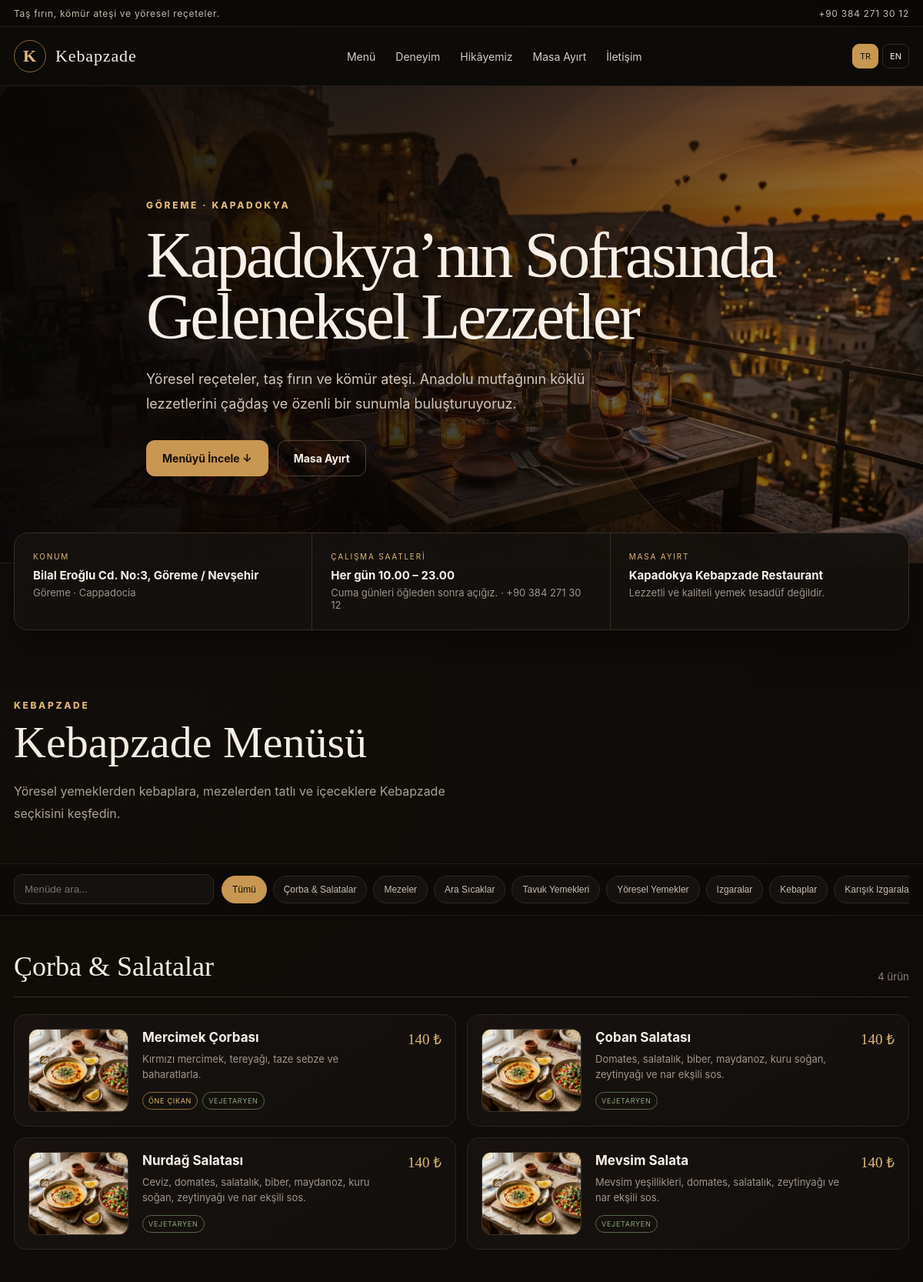
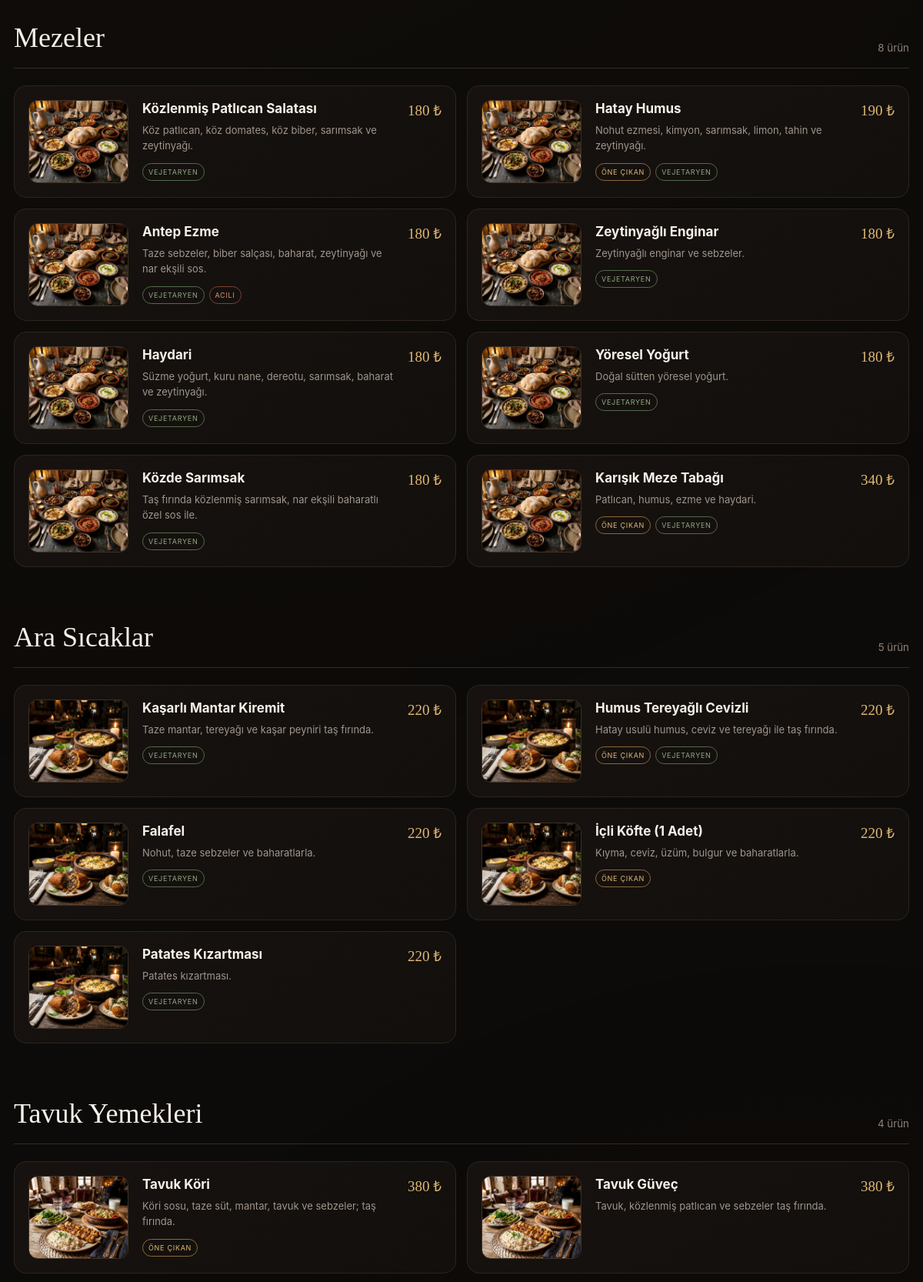
Page /restaurant.php (upper part) on the committed database (2 pictures, top to bottom).
### tables this page shows
CREATE TABLE `settings` (
  `key` varchar(120) NOT NULL,
  `value` text,
  PRIMARY KEY (`key`)
);

CREATE TABLE `categories` (
  `id` int unsigned NOT NULL AUTO_INCREMENT,
  `name_tr` varchar(160) NOT NULL,
  `name_en` varchar(160) DEFAULT NULL,
  `slug` varchar(190) NOT NULL,
  `description_tr` text,
  `description_en` text,
  `image_path` varchar(255) DEFAULT NULL,
  `sort_order` int NOT NULL DEFAULT '0',
  `is_active` tinyint(1) NOT NULL DEFAULT '1',
  `created_at` timestamp NULL DEFAULT CURRENT_TIMESTAMP,
  `updated_at` timestamp NULL DEFAULT CURRENT_TIMESTAMP ON UPDATE CURRENT_TIMESTAMP,
  PRIMARY KEY (`id`),
  UNIQUE KEY `slug` (`slug`),
  KEY `idx_cat_sort` (`is_active`,`sort_order`)
);

CREATE TABLE `items` (
  `id` int unsigned NOT NULL AUTO_INCREMENT,
  `category_id` int unsigned NOT NULL,
  `name_tr` varchar(190) NOT NULL,
  `name_en` varchar(190) DEFAULT NULL,
  `description_tr` text,
  `description_en` text,
  `price` decimal(10,2) DEFAULT NULL,
  `price_note_tr` varchar(255) DEFAULT NULL,
  `price_note_en` varchar(255) DEFAULT NULL,
  `image_path` varchar(255) DEFAULT NULL,
  `is_active` tinyint(1) NOT NULL DEFAULT '1',
  `is_featured` tinyint(1) NOT NULL DEFAULT '0',
  `is_vegetarian` tinyint(1) NOT NULL DEFAULT '0',
  `is_spicy` tinyint(1) NOT NULL DEFAULT '0',
  `sort_order` int NOT NULL DEFAULT '0',
  `created_at` timestamp NULL DEFAULT CURRENT_TIMESTAMP,
  `updated_at` timestamp NULL DEFAULT CURRENT_TIMESTAMP ON UPDATE CURRENT_TIMESTAMP,
  PRIMARY KEY (`id`),
  KEY `idx_item_cat` (`category_id`,`is_active`,`sort_order`),
  CONSTRAINT `fk_items_category` FOREIGN KEY (`category_id`) REFERENCES `categories` (`id`) ON DELETE CASCADE
);

### app/functions.php (called while the page is built, shortened)
<?php
function e(?string $value): string {
    return htmlspecialchars((string)$value, ENT_QUOTES | ENT_SUBSTITUTE, 'UTF-8');
}
function base_url(string $path = ''): string {
    global $config;
    $base = rtrim((string)($config['app']['base_url'] ?? ''), '/');
    if ($base === '') {
        $protoHeader = trim(explode(',', (string)($_SERVER['HTTP_X_FORWARDED_PROTO'] ?? ''))[0] ?? '');
        $proto = strtolower($protoHeader) === 'https' || (!empty($_SERVER['HTTPS']) && $_SERVER['HTTPS'] !== 'off') ? 'https' : 'http';
        $hostHeader = trim(explode(',', (string)($_SERVER['HTTP_X_FORWARDED_HOST'] ?? $_SERVER['HTTP_HOST'] ?? ''))[0] ?? '');
        if ($hostHeader !== '' && preg_match('/^[A-Za-z0-9.-]+(?::[0-9]{1,5})?$/', $hostHeader)) {
            $base = $proto . '://' . $hostHeader;
        }
    }
    if ($path === '') return $base;
    return $base !== '' ? $base . '/' . ltrim($path, '/') : '/' . ltrim($path, '/');
}
function money(?string $value): string {
    $n = (float)$value;
    $dec = floor($n) == $n ? 0 : 2;
    return number_format($n, $dec, ',', '.') . ' ₺';
}
function setting(PDO $pdo, string $key, string $default = ''): string {
    static $cache = [];
    try {
        $q = $pdo->prepare('SELECT value FROM settings WHERE `key` = ? LIMIT 1');
        $q->execute([$key]);
        $v = $q->fetchColumn();
        $cache[$key] = $v === false ? $default : (string)$v;
        return (string)$cache[$key];
    } catch (Throwable $e) {
        return $default;
    }
}
function lang(): string {
    return ($_SESSION['site_lang'] ?? 'tr') === 'en' ? 'en' : 'tr';
}
function image_url(?string $path): string {
    if (!$path) return '';
    return base_url($path);
}

### restaurant.php (the view, shortened to what this page needs)
<?php
require __DIR__ . '/app/bootstrap.php';
$L = lang();
$nameCol = $L === 'en' ? 'name_en' : 'name_tr';
$descCol = $L === 'en' ? 'description_en' : 'description_tr';
$cats = $pdo->query('SELECT * FROM categories WHERE is_active=1 ORDER BY sort_order,id')->fetchAll();
$itemQ = $pdo->prepare('SELECT * FROM items WHERE category_id=? AND is_active=1 ORDER BY sort_order,id');
$restaurant = setting($pdo,'restaurant_name','Kapadokya Kebapzade Restaurant');
$heroTitle = setting($pdo, $L === 'en' ? 'hero_title_en' : 'hero_title_tr', 'Kapadokya Kebapzade');
$tagline = setting($pdo, $L === 'en' ? 'tagline_en' : 'tagline_tr');
$announcement = setting($pdo, $L === 'en' ? 'announcement_en' : 'announcement_tr');
$hours = setting($pdo, $L === 'en' ? 'hours_en' : 'hours_tr');
$fridayNotice = trim(setting($pdo, $L === 'en' ? 'friday_notice_en' : 'friday_notice_tr'));
$address = setting($pdo,'address');
$phone = setting($pdo,'phone');
$email = setting($pdo,'email');
$whatsapp = preg_replace('/\D+/', '', setting($pdo,'whatsapp'));
$maps = setting($pdo,'maps_url');
$instagram = trim(setting($pdo,'instagram'));
$heroImage = image_url(setting($pdo,'hero_image'));
$reservationEnabled = setting($pdo,'reservation_enabled','1') === '1';
$priceRange = setting($pdo,'price_range','₺₺');
$base = rtrim(base_url(''), '/');
$canonical = $base . '/';
$schema = [
 '@context'=>'https://schema.org','@type'=>'Restaurant','name'=>$restaurant,'url'=>$canonical,'telephone'=>$phone,
 'email'=>$email,'priceRange'=>$priceRange,'servesCuisine'=>['Turkish','Anatolian','Kebab'],
 'address'=>['@type'=>'PostalAddress','streetAddress'=>$address,'addressLocality'=>'Göreme','addressRegion'=>'Nevşehir','addressCountry'=>'TR']
];
if ($instagram) $schema['sameAs']=[$instagram];
if ($heroImage) $schema['image']=$heroImage;
?>
<!doctype html>
<html lang="<?=$L?>">
<head>
<link rel="stylesheet" href="<?=e(base_url('/assets/css/site.css'))?>"><script type="application/ld+json"><?=json_encode($schema,JSON_UNESCAPED_UNICODE|JSON_UNESCAPED_SLASHES)?></script>
</head>
<body>
<div class="topbar"><div class="wrap"><span><?=e($announcement)?></span><span><?=e($phone)?></span></div></div>
<nav class="nav"><div class="wrap nav-in"><a class="brand" href="<?=e(base_url('/'))?>"><span class="brand-mark">K</span><span>Kebapzade</span></a>
<div class="navlinks"><a href="#menu"><?=$t['menu']?></a><a href="#experience"><?=$t['services']?></a><a href="#story"><?=$t['story']?></a><?php if($reservationEnabled):?><a href="#reservation"><?=$t['reserve']?></a><?php endif;?><a href="#contact"><?=$t['contact']?></a></div>
<div class="langs"><a class="<?=$L==='tr'?'active':''?>" href="?lang=tr">TR</a><a class="<?=$L==='en'?'active':''?>" href="?lang=en">EN</a></div></div></nav>
<header class="hero <?= $heroImage ? 'has-photo' : '' ?>" <?php if($heroImage):?>style="--hero-image:url('<?=e($heroImage)?>')"<?php endif;?>>
 <div class="wrap hero-content"><div class="eyebrow"><?=$t['eyebrow']?></div><h1><?=e($heroTitle)?></h1><p><?=e($t['heroP'])?></p>
 <div class="actions"><a class="btn btn-primary" href="#menu"><?=$t['viewMenu']?> ↓</a><?php if($reservationEnabled):?><a class="btn" href="#reservation"><?=$t['reserve']?></a><?php elseif($phone):?><a class="btn" href="tel:<?=e(preg_replace('/[^\d+]/','',$phone))?>"><?=$t['call']?></a><?php endif;?></div></div>
</header>
<div class="quick"><div class="wrap quick-grid">
<a class="quick-item" <?= $maps ? 'href="'.e($maps).'" target="_blank" rel="noopener"' : ''?>><small><?=$t['location']?></small><strong><?=e($address)?></strong><span>Göreme · Cappadocia</span></a>
<div class="quick-item"><small><?=$t['hours']?></small><strong><?=e($hours)?></strong><span><?=e($fridayNotice)?> · <?=e($phone)?></span></div>
<a class="quick-item" href="<?= $reservationEnabled?'#reservation':('tel:'.e(preg_replace('/[^\d+]/','',$phone))) ?>"><small><?=e($t['reserve'])?></small><strong><?=e($restaurant)?></strong><span><?=e($tagline)?></span></a>
</div></div>
<section class="section" id="menu"><div class="wrap"><div class="section-head"><div><div class="eyebrow">Kebapzade</div><h2><?=$t['menuTitle']?></h2><p class="section-intro"><?=$t['menuIntro']?></p></div></div></div>
<div class="menu-tools"><div class="wrap menu-row"><input class="search" data-search type="search" placeholder="<?=e($t['search'])?>" aria-label="<?=e($t['search'])?>"><div class="chips"><button class="chip active" data-filter="all"><?=$t['all']?></button><?php foreach($cats as $c): ?><button class="chip" data-filter="<?=e($c['slug'])?>"><?=e($c[$nameCol] ?: $c['name_tr'])?></button><?php endforeach; ?></div></div></div>
<div class="wrap" style="padding-top:45px">
<?php foreach($cats as $cat): $itemQ->execute([$cat['id']]); $menuItems=$itemQ->fetchAll(); ?>
<section class="category" id="cat-<?=e($cat['slug'])?>" data-category="<?=e($cat['slug'])?>"><div class="cat-head"><h3><?=e($cat[$nameCol] ?: $cat['name_tr'])?></h3><small><?=count($menuItems)?> <?=$L==='en'?'items':'ürün'?></small></div>
<?php if(!$menuItems): ?><div class="empty"><?=$L==='en'?'No active items in this category.':'Bu kategoride aktif ürün bulunmuyor.'?></div><?php endif;?><div class="items">
<?php foreach($menuItems as $item): $varQ->execute([$item['id']]);$variants=$varQ->fetchAll();$iname=$item[$nameCol]?:$item['name_tr'];$idesc=$item[$descCol]?:$item['description_tr'];$searchText=$item['name_tr'].' '.$item['name_en'].' '.$item['description_tr'].' '.$item['description_en'];$img=image_url($item['image_path']); ?>
<article class="item <?=$img?'with-image':''?>" data-item data-search="<?=e($searchText)?>"><?php if($img):?><img class="item-img" src="<?=e($img)?>" alt="<?=e($iname)?>" loading="lazy"><?php endif;?><div><h4><?=e($iname)?></h4><?php if($idesc):?><p><?=e($idesc)?></p><?php endif;?><div class="badges"><?php if($item['is_featured']):?><span class="badge featured"><?=$t['featured']?></span><?php endif;?><?php if($item['is_vegetarian']):?><span class="badge veg"><?=$t['veg']?></span><?php endif;?><?php if($item['is_spicy']):?><span class="badge spicy"><?=$t['spicy']?></span><?php endif;?></div>
</div><div class="price"><?=e(money($item['price']))?></div></article>
<?php endforeach;?></div></section><?php endforeach;?></div></section>
<script src="<?=e(base_url('/assets/js/site.js'))?>"></script></body></html>

### rows in the picture
settings: value (picture)
categories: name_tr "Çorba & Salatalar", count($menuItems) "4"
categories: name_tr "Mezeler", count($menuItems) "8"
categories: name_tr "Ara Sıcaklar", count($menuItems) "5"
categories: name_tr "Tavuk Yemekleri", count($menuItems) "4"
categories: name_tr "Yöresel Yemekler"
categories: name_tr "Izgaralar"
categories: name_tr "Kebaplar"
categories: name_tr "Karışık…"
items: image_path (picture), name_tr "Mercimek Çorbası", description_tr "Kırmızı mercimek, tereyağı, taze sebze ve baharatlarla.", price "140 ₺"
items: image_path (picture), name_tr "Çoban Salatası", description_tr "Domates, salatalık, biber, maydanoz, kuru soğan, zeytinyağı ve nar ekşili sos.", price "140 ₺"
items: image_path (picture), name_tr "Nurdağ Salatası", description_tr "Ceviz, domates, salatalık, biber, maydanoz, kuru soğan, zeytinyağı ve nar ekşili sos.", price "140 ₺"
items: image_path (picture), name_tr "Mevsim Salata", description_tr "Mevsim yeşillikleri, domates, salatalık, zeytinyağı ve nar ekşili sos.", price "140 ₺"
items: image_path (picture), name_tr "Közlenmiş Patlıcan Salatası", description_tr "Köz patlıcan, köz domates, köz biber, sarımsak ve zeytinyağı.", price "180 ₺"
items: image_path (picture), name_tr "Hatay Humus", description_tr "Nohut ezmesi, kimyon, sarımsak, limon, tahin ve zeytinyağı.", price "190 ₺"
items: image_path (picture), name_tr "Antep Ezme", description_tr "Taze sebzeler, biber salçası, baharat, zeytinyağı ve nar ekşili sos.", price "180 ₺"
items: image_path (picture), name_tr "Zeytinyağlı Enginar", description_tr "Zeytinyağlı enginar ve sebzeler.", price "180 ₺"
items: image_path (picture), name_tr "Haydari", description_tr "Süzme yoğurt, kuru nane, dereotu, sarımsak, baharat ve zeytinyağı.", price "180 ₺"
items: image_path (picture), name_tr "Yöresel Yoğurt", description_tr "Doğal sütten yöresel yoğurt.", price "180 ₺"
items: image_path (picture), name_tr "Közde Sarımsak", description_tr "Taş fırında közlenmiş sarımsak, nar ekşili baharatlı özel sos ile.", price "180 ₺"
items: image_path (picture), name_tr "Karışık Meze Tabağı", description_tr "Patlıcan, humus, ezme ve haydari.", price "340 ₺"
items: image_path (picture), name_tr "Kaşarlı Mantar Kiremit", description_tr "Taze mantar, tereyağı ve kaşar peyniri taş fırında.", price "220 ₺"
items: image_path (picture), name_tr "Humus Tereyağlı Cevizli", description_tr "Hatay usulü humus, ceviz ve tereyağı ile taş fırında.", price "220 ₺"
items: image_path (picture), name_tr "Falafel", description_tr "Nohut, taze sebzeler ve baharatlarla.", price "220 ₺"
items: image_path (picture), name_tr "İçli Köfte (1 Adet)", description_tr "Kıyma, ceviz, üzüm, bulgur ve baharatlarla.", price "220 ₺"
items: image_path (picture), name_tr "Patates Kızartması", description_tr "Patates kızartması.", price "220 ₺"
items: image_path (picture), name_tr "Tavuk Köri", description_tr "Köri sosu, taze süt, mantar, tavuk ve sebzeler; taş fırında.", price "380 ₺"
items: image_path (picture), name_tr "Tavuk Güveç", description_tr "Tavuk, közlenmiş patlıcan ve sebzeler taş fırında.", price "380 ₺"

### other values in the picture
$announcement "Taş fırın, kömür ateşi ve yöresel reçeteler."
$phone "+90 384 271 30 12"
$t['menu'] "Menü"
$t['services'] "Deneyim"
$t['story'] "Hikâyemiz"
$t['reserve'] "Masa Ayırt"
$t['contact'] "İletişim"
$t['eyebrow'] "GÖREME · KAPADOKYA"
$heroTitle "Kapadokya’nın Sofrasında Geleneksel Lezzetler"
$t['heroP'] "Yöresel reçeteler, taş fırın ve kömür ateşi. Anadolu mutfağının köklü lezzetlerini çağdaş ve özenli bir sunumla buluşturuyoruz."
$t['viewMenu'] "Menüyü İncele"
$t['location'] "KONUM"
$address "Bilal Eroğlu Cd. No:3, Göreme / Nevşehir"
$t['hours'] "ÇALIŞMA SAATLERI"
$hours "Her gün 10.00 – 23.00"
